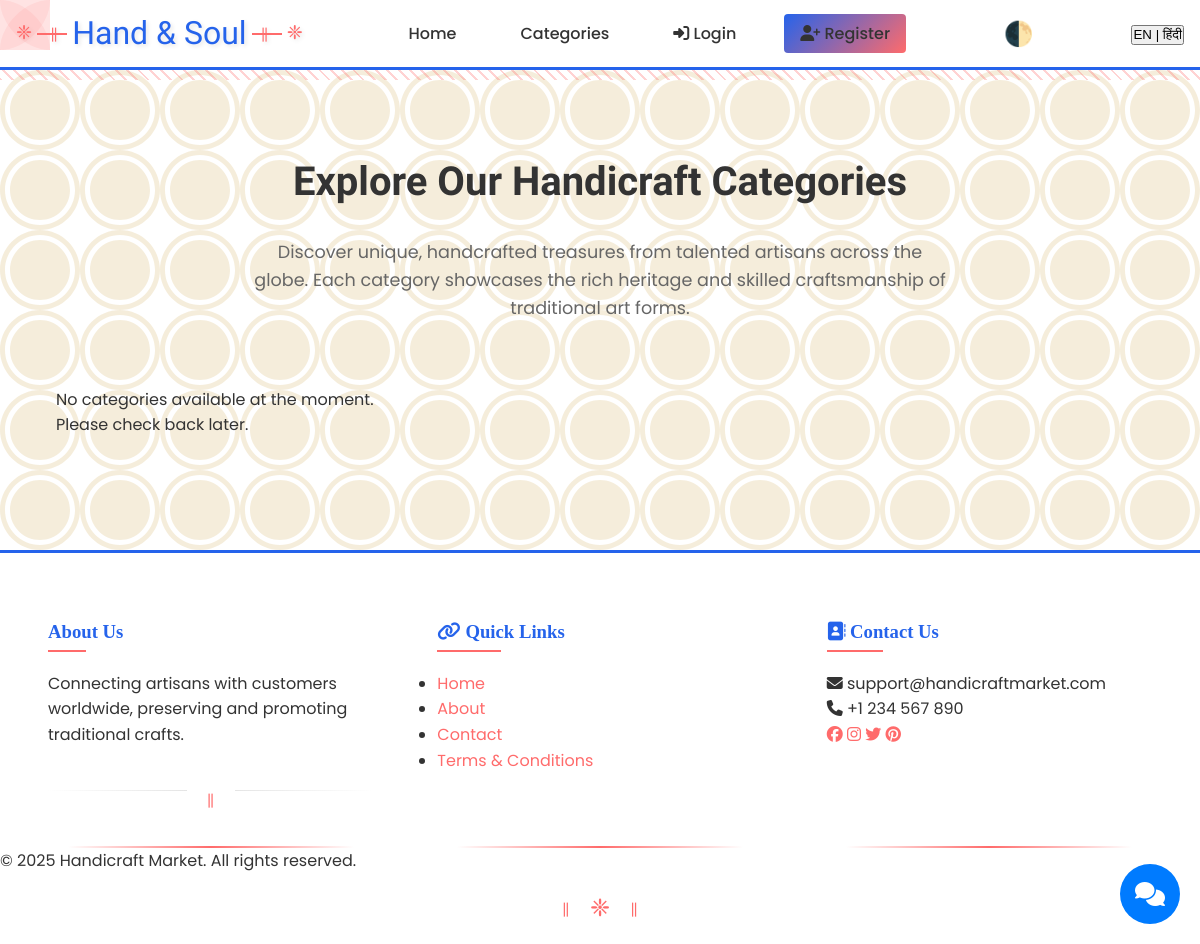
Before: /products/categories/ with the older database file.
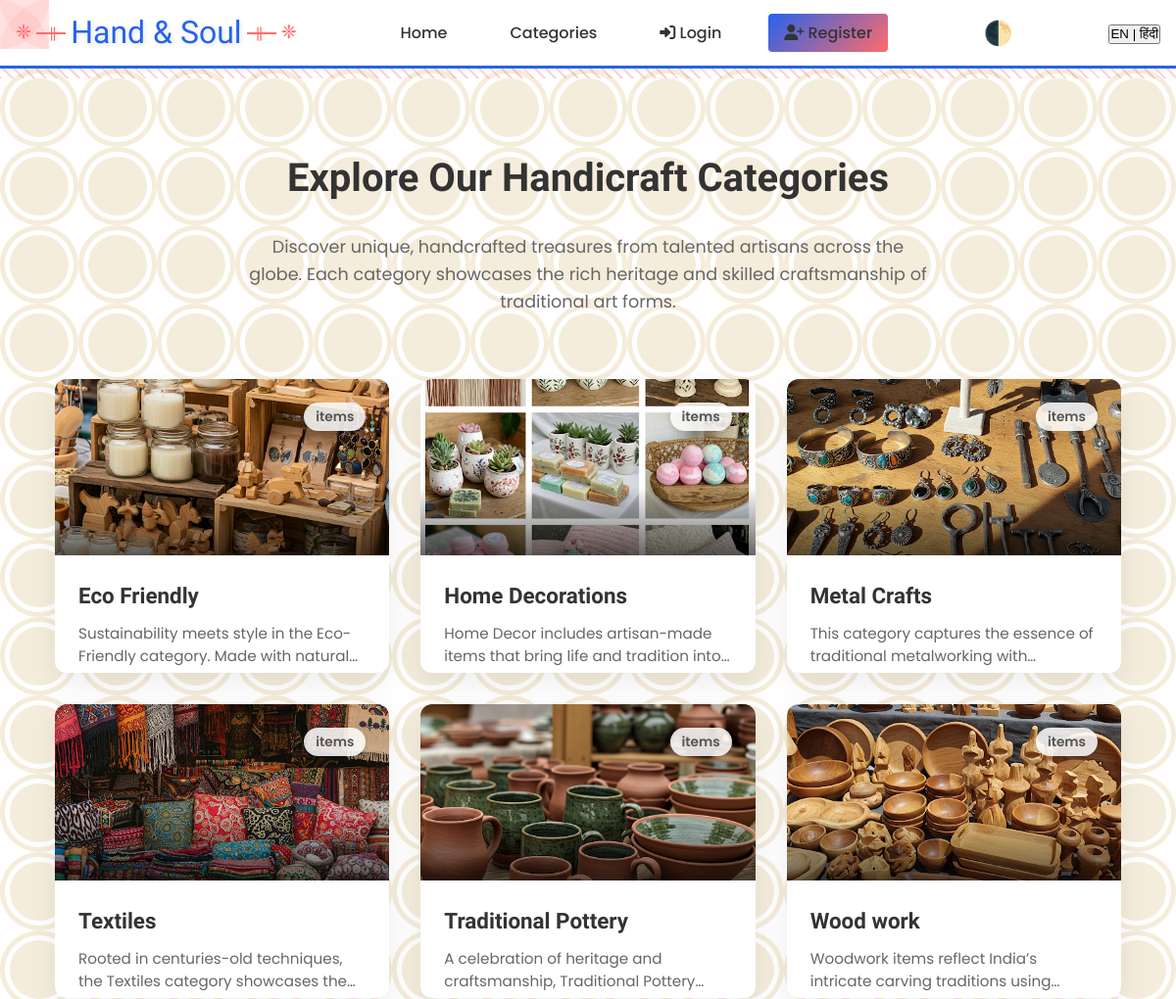
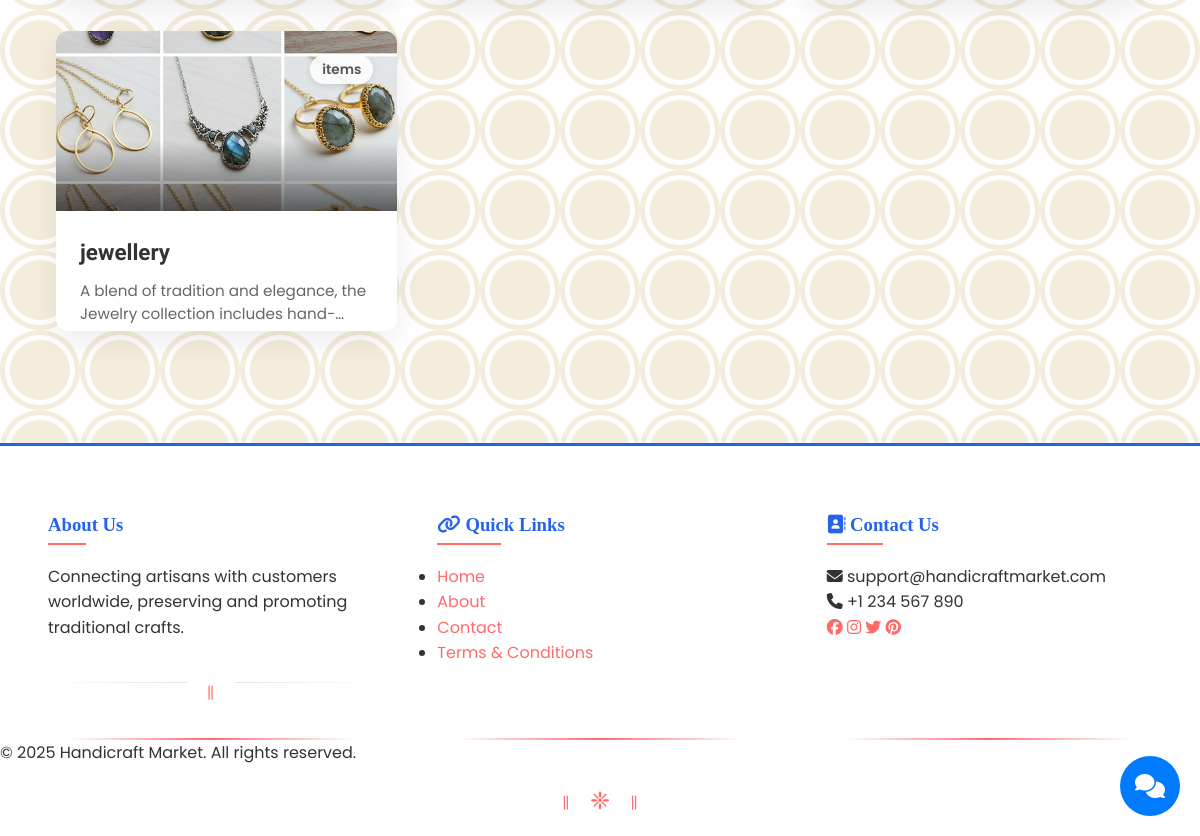
After: the same page with the newer database file (2 pictures, top to bottom).
### products/models.py (models this page shows, shortened)
class Category(models.Model):
    name = models.CharField(max_length=100)
    slug = models.SlugField(unique=True)
    description = models.TextField(blank=True)
    image = models.ImageField(upload_to='categories/', blank=True, null=True)
    created_at = models.DateTimeField(auto_now_add=True)
    updated_at = models.DateTimeField(auto_now=True)
    class Meta:
        verbose_name_plural = 'Categories'
        ordering = ['name']

### products/views.py (the view)
# urls.py: path('categories/', views.category_list_view, name='category_list'),
def category_list_view(request):
    categories = Category.objects.all()
    for category in categories:
        if not category.description:
            category.description = f"Explore our beautiful collection of {category.name.lower()} crafted by talented artisans."
    return render(request, 'products/category_list.html', {'categories': categories})

### templates/products/category_list.html (shortened to what this page needs)
{% extends 'base.html' %} {% load static %}  {% block content %}
<div class="categories-header">
  <h1>Explore Our Handicraft Categories</h1>
  <p>
    Discover unique, handcrafted treasures from talented artisans across the
    globe. Each category showcases the rich heritage and skilled craftsmanship
    of traditional art forms.
  </p>
</div>
<div class="categories-container">
  <div class="category-grid">
    {% for category in categories %}
    <div class="category-card">
      <a href="{% url 'products:category_detail' category.slug %}">
        {% if category.image %}
        <div
          class="category-image"
          style="background-image: url('{{ category.image.url }}')"
        >
          <div class="product-count">
            {{ category.product_set.count }} items
          </div>
        </div>
        {% endif %}
        <div class="category-content">
          <h3>{{ category.name }}</h3>
          <p>{{ category.description|truncatewords:15 }}</p>
        </div>
      </a>
    </div>
    {% empty %}
    <div class="no-categories">
      <p>No categories available at the moment. Please check back later.</p>
    </div>
    {% endfor %}
  </div>
</div>
{% endblock %}

Changed rows visible on the page:
added Category: image (picture), name "Eco Friendly", description "Sustainability meets style in the Eco-Friendly category. Made with…"
added Category: image (picture), name "Home Decorations", description "Home Decor includes artisan-made items that bring life and tradition…"
added Category: image (picture), name "Metal Crafts", description "This category captures the essence of traditional metalworking…"
added Category: image (picture), name "Textiles", description "Rooted in centuries-old techniques, the Textiles category showcases…"
added Category: image (picture), name "Traditional Pottery", description "A celebration of heritage and craftsmanship, Traditional…"
added Category: image (picture), name "Wood work", description "Woodwork items reflect India’s intricate carving traditions…"
added Category: image (picture), name "jewellery", description "A blend of tradition and elegance, the Jewelry collection…"
Other visible differences:
text no longer shown: "No categories available at the moment. Please check back later."
